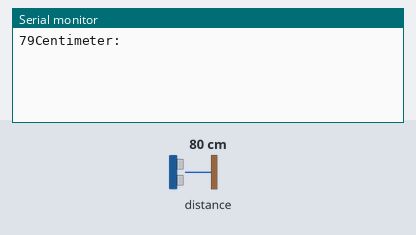
A sketch run on a simulated ESP8266 (NodeMCU). Parts: the last lines printed to the serial monitor. Wiring (inferred from the names in the program): ultrasonic range finder: trigger GPIO 2; echo GPIO 0. The inputs (shaded band) are chosen by the test bench; at power-on: distance to the obstacle 80 cm. The echo pulse lasts 58.3 µs per cm; WiFi joins after 1.5 s; servers stay silent unless stated.

Above: at 3.0 s.
3.1 s: distance to the obstacle set to 2 cm
At 4.9 s:
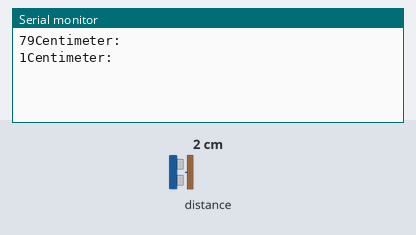
5.8 s: distance to the obstacle set to 4 cm
At 6.5 s:
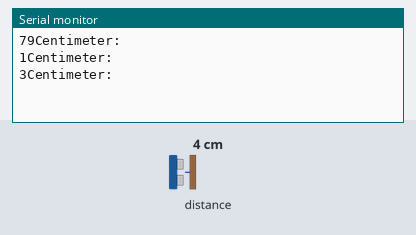
Timing chart, 0 to 8.8 s (numbered marks = the images above; inputs shaded):
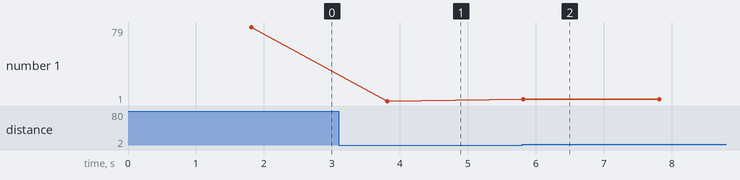

The sketch:

stc.ino
```cpp
#define TRIGGER 2
#define ECHO    0

// NodeMCU Pin D4 > TRIGGER | Pin D3 > ECHO

long duration;
int distance;

#define BLYNK_PRINT Serial
#include <ESP8266WiFi.h>
#include <BlynkSimpleEsp8266.h>


char auth[] = "27b2150018c54ef3ba753949ebe3c278";

char ssid[] = "sutirtha";
char pass[] = "12345678";
void setup() {

  Serial.begin (57600);
  Blynk.begin(auth, ssid, pass);
  pinMode(TRIGGER, OUTPUT);
  pinMode(ECHO, INPUT);
  pinMode(BUILTIN_LED, OUTPUT);
}

void loop() {

  //long duration, distance;
  digitalWrite(TRIGGER, LOW);
  delayMicroseconds(2);

  digitalWrite(TRIGGER, HIGH);
  delayMicroseconds(10);

  digitalWrite(TRIGGER, LOW);
  duration = pulseIn(ECHO, HIGH);
  distance= duration*0.034/2;

   if (distance <= 150) {
    Blynk.virtualWrite(V0, 255);
}
  else {
    Blynk.virtualWrite(V0, 0);
  }

 if (distance <= 100) {
    Blynk.virtualWrite(V1, 255);
}
  else {
    Blynk.virtualWrite(V1, 0);
  }

   if (distance <= 80) {
    Blynk.virtualWrite(V2, 255);
}
  else {
    Blynk.virtualWrite(V2, 0);
  }

   if (distance <= 40) {
    Blynk.virtualWrite(V3, 255);
}
  else {
    Blynk.virtualWrite(V3, 0);
  }

   if (distance <= 20) {
    Blynk.virtualWrite(V4, 255);
}
  else {
    Blynk.virtualWrite(V4, 0);
  }


  Serial.print(distance);
  Serial.println("Centimeter:");
  Blynk.virtualWrite(V5, distance);
  delay(2000);
  Blynk.run();
}
```

Measured:
- after the input at 3.1 s, the serial monitor: prints a new line after 0.71 s (image 1)
- after the input at 5.8 s, the serial monitor: prints a new line at once (image 2)
- plotted number 1: 79 → 1 after the input at 3.1 s, 1 → 3 after the input at 5.8 s
